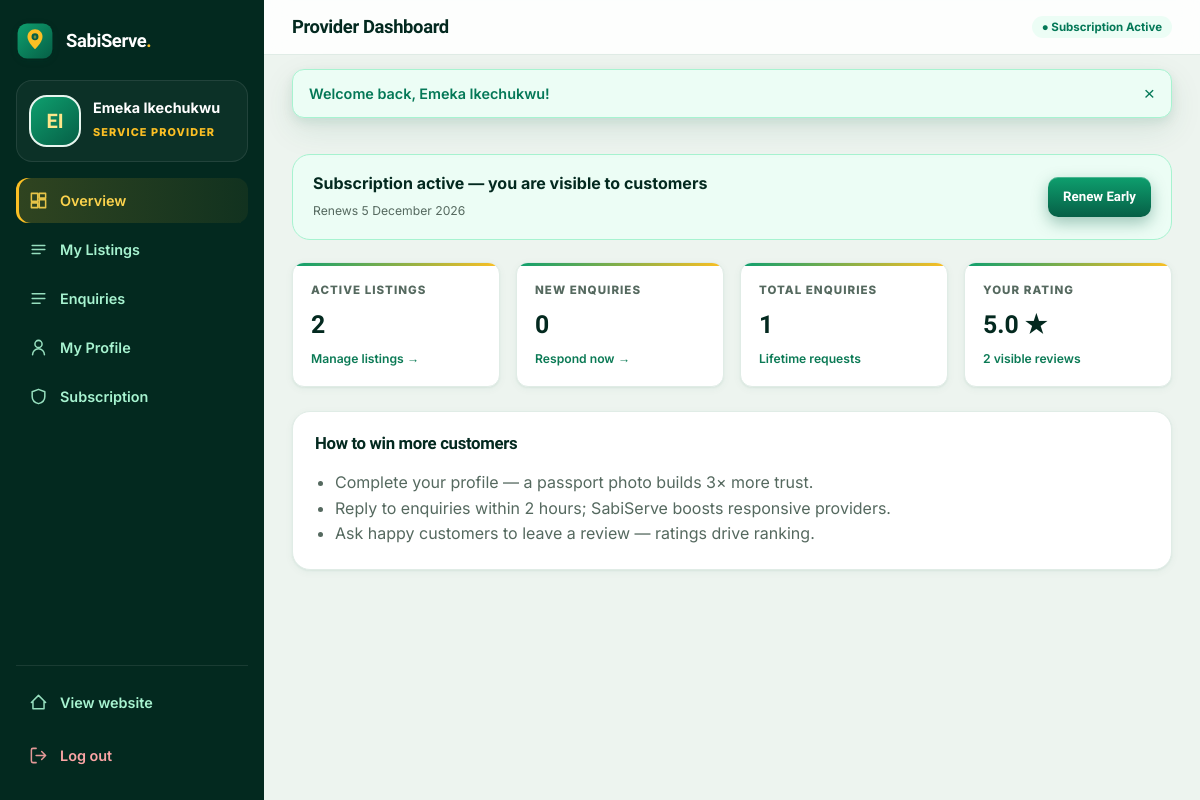
The app's page /provider/index.php (signed in) with its own data.
### tables this page shows
CREATE TABLE users (
  id INT UNSIGNED AUTO_INCREMENT PRIMARY KEY,
  role ENUM('user','provider','staff','admin') NOT NULL DEFAULT 'user',
  full_name VARCHAR(150) NOT NULL,
  business_name VARCHAR(150) NULL,
  email VARCHAR(150) NOT NULL UNIQUE,
  phone VARCHAR(30) NULL,
  password_hash VARCHAR(255) NOT NULL,
  passport VARCHAR(255) NULL,
  location VARCHAR(120) NULL,
  bio TEXT NULL,
  category_id INT UNSIGNED NULL,
  status ENUM('active','suspended') NOT NULL DEFAULT 'active',
  last_login_at DATETIME NULL,
  created_at TIMESTAMP NOT NULL DEFAULT CURRENT_TIMESTAMP,
  updated_at TIMESTAMP NULL DEFAULT NULL ON UPDATE CURRENT_TIMESTAMP,
  INDEX idx_users_role (role),
  INDEX idx_users_status (status),
  INDEX idx_users_category (category_id),
  CONSTRAINT fk_users_category FOREIGN KEY (category_id) REFERENCES categories(id) ON DELETE SET NULL
);

CREATE TABLE subscriptions (
  id INT UNSIGNED AUTO_INCREMENT PRIMARY KEY,
  user_id INT UNSIGNED NOT NULL,
  role ENUM('user','provider') NOT NULL,
  plan VARCHAR(40) NOT NULL DEFAULT 'monthly',
  amount DECIMAL(10,2) NOT NULL DEFAULT 2000.00,
  reference VARCHAR(80) NOT NULL UNIQUE,
  status ENUM('pending','active','expired') NOT NULL DEFAULT 'pending',
  starts_at DATETIME NULL,
  ends_at DATETIME NULL,
  created_at TIMESTAMP NOT NULL DEFAULT CURRENT_TIMESTAMP,
  INDEX idx_subscriptions_user (user_id),
  INDEX idx_subscriptions_status (status),
  CONSTRAINT fk_subscriptions_user FOREIGN KEY (user_id) REFERENCES users(id) ON DELETE CASCADE
);

### includes/db.php (called while the page is built, shortened)
<?php
function db(): PDO {
    static $pdo = null;
    if ($pdo instanceof PDO) return $pdo;
    $dsn = 'mysql:host=' . DB_HOST . ';dbname=' . DB_NAME . ';charset=' . DB_CHARSET;
    try {
        $pdo = new PDO($dsn, DB_USER, DB_PASS, [
            PDO::ATTR_ERRMODE => PDO::ERRMODE_EXCEPTION,
            PDO::ATTR_DEFAULT_FETCH_MODE => PDO::FETCH_ASSOC,
            PDO::ATTR_EMULATE_PREPARES => false,
        ]);
    } catch (Throwable $e) {
        http_response_code(500);
        $msg = APP_DEBUG ? $e->getMessage() : 'We could not connect to the database. If you just deployed, edit includes/config.php with your cPanel MySQL details and import sabiserve.sql via phpMyAdmin.';
        die('<!doctype html><meta charset="utf-8"><title>SabiServe — Database setup</title><div style="font-family:system-ui;max-width:560px;margin:80px auto;padding:32px;border:1px solid #e5e7eb;border-radius:16px;text-align:center;color:#064e3b"><h2 style="margin:0 0 8px">Database not connected</h2><p style="color:#4b5563">' . htmlspecialchars($msg) . '</p></div>');
    }
    return $pdo;
}

### provider/index.php (the view, shortened to what this page needs)
<?php
require_once __DIR__ . '/../includes/functions.php';
$u = require_role(['provider']);
$uid = (int)$u['id'];
$tab = $_GET['tab'] ?? 'overview'; $tab = in_array($tab, ['overview', 'listings', 'enquiries'], true) ? $tab : 'overview';
$dashRole = 'provider'; $dashTitle = match ($tab) { 'listings' => 'My Listings', 'enquiries' => 'Customer Enquiries', default => 'Provider Dashboard' }; $activeTab = $tab;
require_once __DIR__ . '/../includes/dash_top.php';
$sub = active_subscription($uid);
$stats = [
    'listings' => (int) db()->query("SELECT COUNT(*) FROM listings WHERE provider_id = $uid AND status = 'active'")->fetchColumn(),
    'enquiries' => (int) db()->query("SELECT COUNT(*) FROM enquiries WHERE provider_id = $uid")->fetchColumn(),
    'new' => (int) db()->query("SELECT COUNT(*) FROM enquiries WHERE provider_id = $uid AND status = 'pending'")->fetchColumn(),
    'rating' => (float) db()->query("SELECT COALESCE(AVG(rating),0) FROM reviews WHERE provider_id = $uid AND status='visible'")->fetchColumn(),
    'review_count' => (int) db()->query("SELECT COUNT(*) FROM reviews WHERE provider_id = $uid AND status='visible'")->fetchColumn(),
];
?>
<div class="sub-banner <?= $sub ? 'ok' : 'warn' ?>">
  <div><strong><?= $sub ? 'Subscription active — you are visible to customers' : 'Activate your ₦2,000/month subscription' ?></strong><br><span class="hint"><?= $sub ? 'Renews ' . date('j F Y', strtotime($sub['ends_at'])) : 'You will not receive enquiries until you subscribe.' ?></span></div>
  <?php if (!$sub): ?><a class="btn btn-amber" href="/subscribe.php">Subscribe Now</a><?php else: ?><a class="btn btn-emerald btn-sm" href="/subscribe.php">Renew Early</a><?php endif; ?>
</div>
<?php if ($tab === 'overview'): ?>
  <div class="stat-cards">
    <div class="stat-card"><div class="k">Active Listings</div><div class="v"><?= $stats['listings'] ?></div><div class="d"><a href="/provider/index.php?tab=listings">Manage listings →</a></div></div>
    <div class="stat-card"><div class="k">New Enquiries</div><div class="v"><?= $stats['new'] ?></div><div class="d"><a href="/provider/index.php?tab=enquiries">Respond now →</a></div></div>
    <div class="stat-card"><div class="k">Total Enquiries</div><div class="v"><?= $stats['enquiries'] ?></div><div class="d">Lifetime requests</div></div>
    <div class="stat-card"><div class="k">Your Rating</div><div class="v"><?= number_format($stats['rating'], 1) ?> ★</div><div class="d"><?= $stats['review_count'] ?> visible reviews</div></div>
  </div>
  <div class="panel">
    <div class="panel-head"><h2>How to win more customers</h2></div>
    <ul style="margin-left:20px;color:var(--muted)"><li>Complete your profile — a passport photo builds 3× more trust.</li><li>Reply to enquiries within 2 hours; SabiServe boosts responsive providers.</li><li>Ask happy customers to leave a review — ratings drive ranking.</li></ul>
  </div>
<?php endif; ?>
<?php require_once __DIR__ . '/../includes/dash_bottom.php'; ?>

### includes/dash_top.php (shortened to what this page needs)
<?php
require_once __DIR__ . '/functions.php';
$dashRole = $dashRole ?? 'user';
$dashTitle = $dashTitle ?? 'Dashboard';
$activeTab = $activeTab ?? 'overview';
$u = require_role(match ($dashRole) { 'admin' => ['admin'], 'staff' => ['staff', 'admin'], 'provider' => ['provider'], default => ['user'] });
$siteName = setting('site_name', 'SabiServe');
$logoSrc = brand_src(setting('logo'), '/assets/img/logo-mark.svg');
$subInfo = in_array($u['role'], ['user', 'provider'], true) ? subscription_badge((int)$u['id']) : null;
$navs['admin']['settings']['icon'] = 'M4 21v-7M4 10V3M12 21v-9M12 8V3M20 21v-5M20 12V3M1 14h6M9 8h6M17 16h6';
$nav = $navs[$dashRole];
$roleLabel = ['user' => 'Customer', 'provider' => 'Service Provider', 'staff' => 'Staff', 'admin' => 'Administrator'][$dashRole];
?><!DOCTYPE html>
<html lang="en">
<head>
<link rel="stylesheet" href="/assets/css/style.css">
</head>
<body class="dash-body">
<div class="dash-shell">
  <aside class="sidebar" aria-label="Dashboard navigation">
    <a class="brand" href="/" aria-label="Back to website"><img class="mark" src="<?= h($logoSrc) ?>" alt="" width="38" height="38"><span><?= h($siteName) ?><span class="dot" style="color:var(--amber-400)">.</span></span></a>
    <div class="side-user">
      <?= avatar_html($u['passport'], $u['full_name'], 52) ?>
      <div><div class="nm"><?= h($u['full_name']) ?></div><span class="rl"><?= h($roleLabel) ?></span></div>
    </div>
    <nav class="side-nav">
      <?php foreach ($nav as $key => $item): ?>
        <a class="side-link<?= $activeTab === $key ? ' active' : '' ?>" href="<?= h($item['href']) ?>"><svg width="19" height="19" viewBox="0 0 24 24" fill="none" stroke="currentColor" stroke-width="1.9" stroke-linecap="round" stroke-linejoin="round"><path d="<?= h($item['icon']) ?>"/></svg><?= h($item['label']) ?></a>
      <?php endforeach; ?>
    </nav>
    <div class="side-foot">
      <a class="side-link" href="/"><svg width="19" height="19" viewBox="0 0 24 24" fill="none" stroke="currentColor" stroke-width="1.9" stroke-linecap="round" stroke-linejoin="round"><path d="M3 12l9-9 9 9M5 10v10h14V10"/></svg>View website</a>
      <a class="side-link" href="/logout.php" style="color:#FCA5A5"><svg width="19" height="19" viewBox="0 0 24 24" fill="none" stroke="currentColor" stroke-width="1.9" stroke-linecap="round" stroke-linejoin="round"><path d="M9 21H5a2 2 0 0 1-2-2V5a2 2 0 0 1 2-2h4M16 17l5-5-5-5M21 12H9"/></svg>Log out</a>
    </div>
  </aside>
  <main class="dash-main">
    <div class="dash-topbar">
      <h1><?= h($dashTitle) ?></h1>
      <?php if ($subInfo): ?><span class="pill <?= $subInfo['active'] ? 'pill-green' : 'pill-amber' ?>"><?= $subInfo['active'] ? '● Subscription Active' : '○ ' . h($subInfo['label']) ?></span><?php else: ?><a class="btn btn-ghost btn-sm" href="/">sabiserve.com.ng</a><?php endif; ?>
    </div>
    <div class="flash-wrap" style="position:static;transform:none;width:100%;padding:14px 28px 0"><?php flash_render(); ?></div>
    <div class="dash-content">

### includes/functions.php (shortened to what this page needs)
<?php
require_once __DIR__ . '/db.php';
function h(?string $s): string { return htmlspecialchars($s ?? '', ENT_QUOTES, 'UTF-8'); }
function flash_render(): void {
    foreach ($_SESSION['flash'] as $f) {
        echo '<div class="flash flash-' . h($f['type']) . '"><span>' . h($f['msg']) . '</span><button type="button" class="flash-close" aria-label="Dismiss">&times;</button></div>';
    }
}
function settings_all(): array {
    static $s = null;
    if ($s !== null) return $s;
    $s = [];
    try {
        foreach (db()->query('SELECT setting_key, setting_value FROM settings') as $row) $s[$row['setting_key']] = $row['setting_value'];
    } catch (Throwable $e) { $s = []; }
    return $s;
}
function setting(string $key, string $default = ''): string { $all = settings_all(); return $all[$key] ?? $default; }
function current_user(): ?array {
    static $u = null; static $loaded = false;
    if ($loaded) return $u;
    $loaded = true;
    $id = $_SESSION['user_id'] ?? null;
    $st = db()->prepare('SELECT * FROM users WHERE id = ? LIMIT 1');
    $st->execute([(int)$id]);
    $u = $st->fetch() ?: null;
    return $u;
}
function require_login(): array {
    $u = current_user();
    return $u;
}
function require_role(array $roles): array {
    $u = require_login();
    return $u;
}
function active_subscription(int $userId): ?array {
    $st = db()->prepare("SELECT * FROM subscriptions WHERE user_id = ? AND status = 'active' AND ends_at > NOW() ORDER BY ends_at DESC LIMIT 1");
    $st->execute([$userId]);
    $row = $st->fetch();
    return $row ?: null;
}
function subscription_badge(int $userId): array {
    $sub = active_subscription($userId);
    if ($sub) return ['active' => true, 'label' => 'Active · renews ' . date('j M Y', strtotime($sub['ends_at']))];
    return ['active' => false, 'label' => 'Not subscribed'];
}
function brand_src(?string $file, string $fallback): string {
    return ($file && file_exists(UPLOAD_DIR . $file)) ? UPLOAD_URL . $file : $fallback;
}
function initials(string $name): string {
    $parts = preg_split('/\s+/', trim($name)); $a = strtoupper(substr($parts[0] ?? 'S', 0, 1)); $b = strtoupper(substr($parts[count($parts) - 1] ?? '', 0, 1));
    return $a . ($b !== $a ? $b : '');
}
function avatar_html(?string $passport, string $name, int $size = 96, string $class = ''): string {
    return '<span class="avatar avatar-initials ' . h($class) . '" style="width:' . $size . 'px;height:' . $size . 'px;font-size:' . round($size * 0.38) . 'px" aria-hidden="true">' . h(initials($name)) . '</span>';
}

### records on screen
users: full_name "EI", full_name "Emeka Ikechukwu"
subscriptions: ends_at "5 December 2026"

### other values on screen
$siteName "SabiServe"
$roleLabel "SERVICE PROVIDER"
$item['label'] "Overview"
$item['label'] "My Listings"
$item['label'] "Enquiries"
$item['label'] "My Profile"
$item['label'] "Subscription"
$dashTitle "Provider Dashboard"
$f['msg'] "Welcome back, Emeka Ikechukwu!"
$stats['listings'] "2"
$stats['new'] "0"
$stats['enquiries'] "1"
$stats['rating'] "5.0"
$stats['review_count'] "2"
